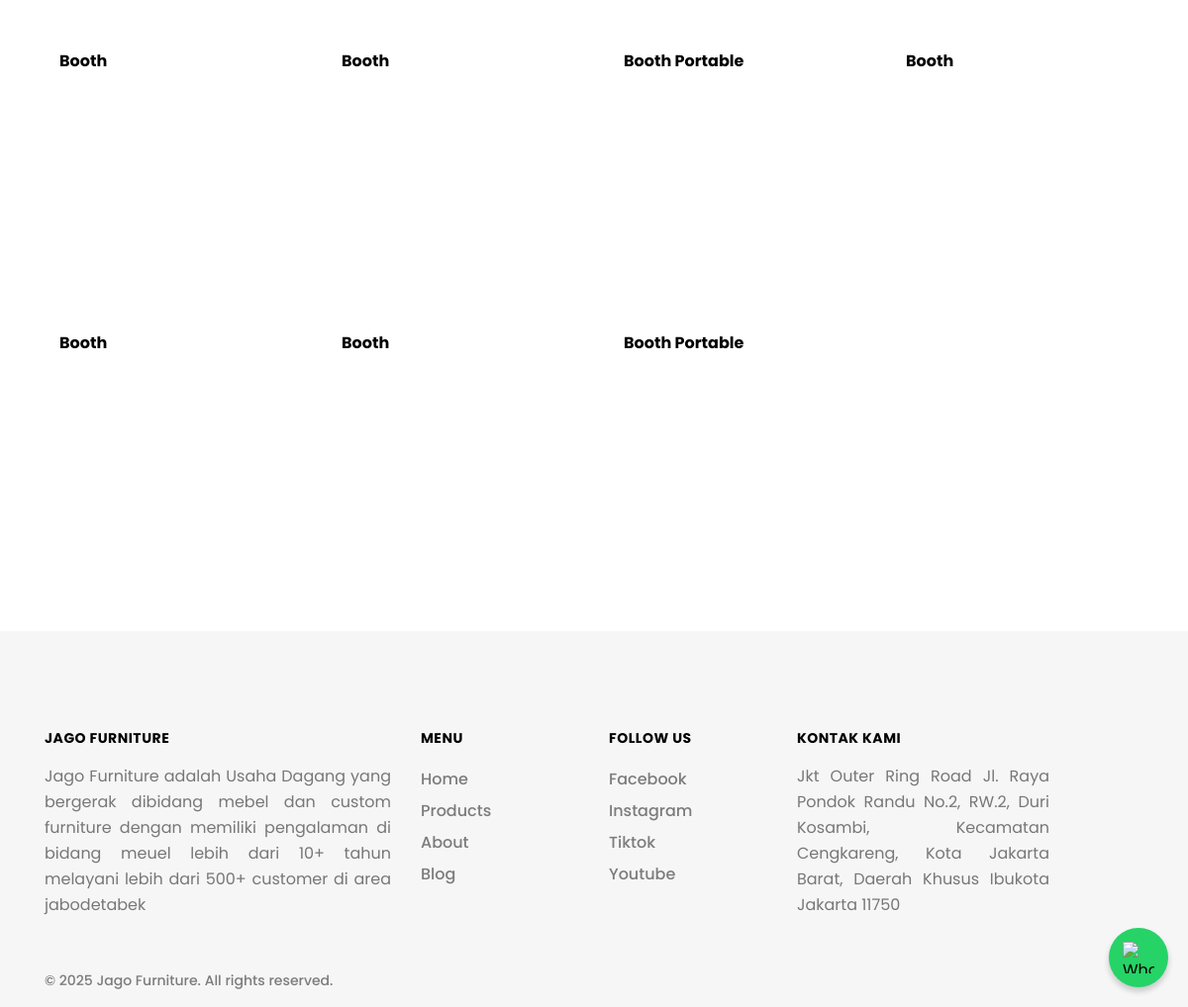
/product (lower part), run on an earlier commit of the app's database.
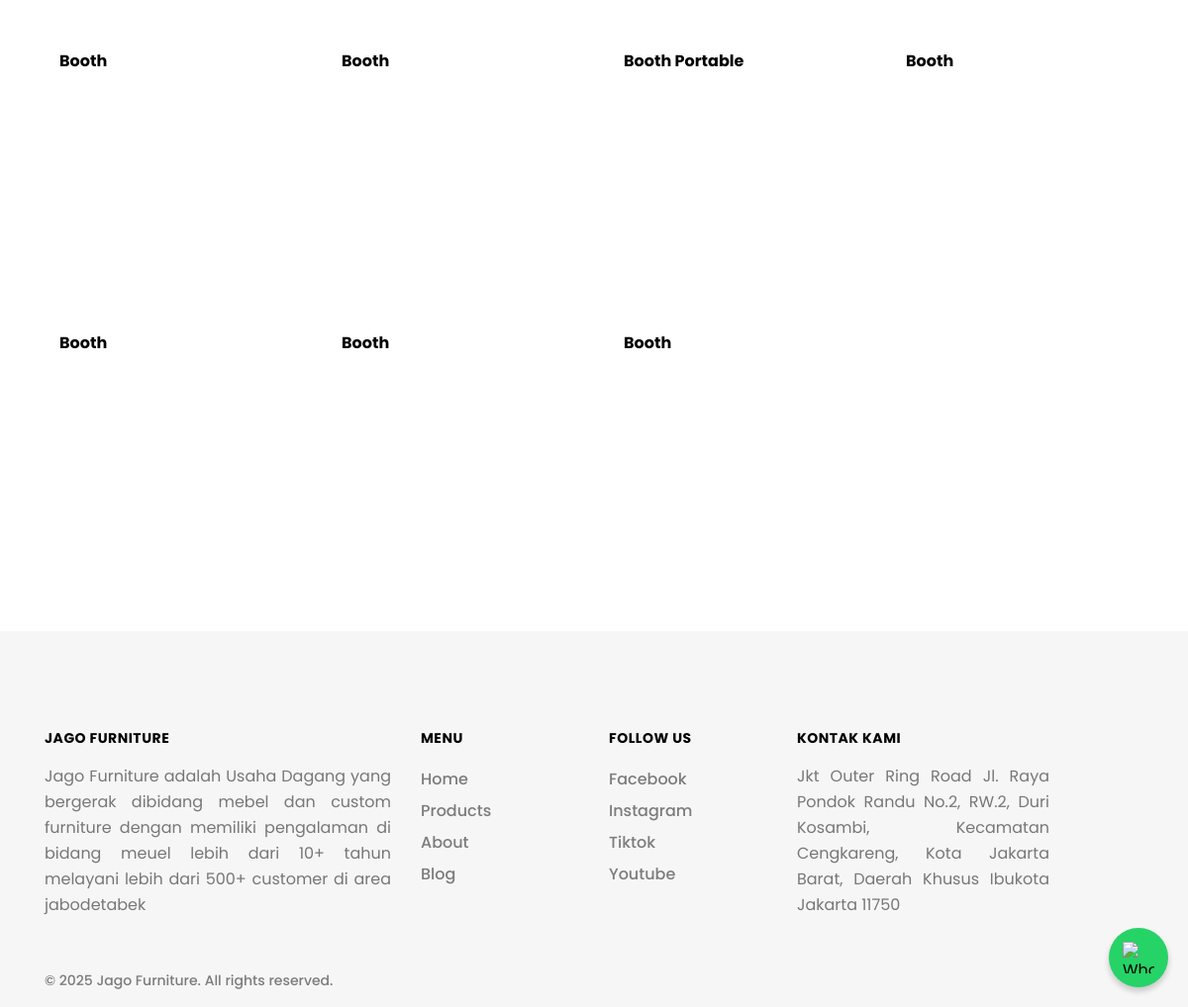
And on a later commit of the database.
### tables this page shows
CREATE TABLE `tb_product` (
  `product_id` int(11) NOT NULL,
  `product_category_id` int(11) NOT NULL,
  `product_category_name` text NOT NULL,
  `product_images` text NOT NULL,
  `product_favorite` varchar(100) NOT NULL DEFAULT 'no'
);

### application/modules/home/controllers/Home.php (called while the page is built, shortened)
<?php
class Home extends MX_Controller
{
	public function __construct()
	{
			$this->load->model('General_model');
	}
	public function product()
	{
			$slug 									= $link = $this->uri->segment(1);
			$get_header 						= $this->General_model->get_ones("tb_header", "slug = '$slug'");
			$data['slug'] 					= $slug;
			$data['tittle'] 				= $get_header->header_tittle;
			$data['description'] 		= $get_header->header_description;
			$data['keywords'] 			= $get_header->header_keywords;
			$data['product'] 				= $this->General_model->get("tb_product");
			$data['category'] 			= $this->General_model->get("tb_product_category");
			$data['socialmedia'] 		= $this->General_model->get("tb_socialmedia");
			$data['about'] 					= $this->General_model->get_ones("tb_about", "about_id = 1");
	    $this->load->view('template/header', $data);
	    $this->load->view('page/product', $data);
	    $this->load->view('template/footer', $data);
	}
}

### index.php (called while the page is built, shortened)
<?php
require_once BASEPATH.'core/CodeIgniter.php';

### application/third_party/MX/Controller.php (called while the page is built, shortened)
<?php (defined('BASEPATH')) OR exit('No direct script access allowed');
class MX_Controller
{
	public function __get($class)
	{
		return CI::$APP->$class;
	}
}

### application/models/General_model.php (called while the page is built, shortened)
<?php
class General_model extends CI_Model
{
    public function get($table)
    {
        $this->db->select('*');
        $this->db->from($table);
        return $this->db->get()->result_array();
    }
    public function get_ones($table, $where)
    {
        $this->db->select('*');
        $this->db->from($table);
        $this->db->where($where);
        return $this->db->get()->row();
    }
}

### application/modules/home/views/page/product.php (the view, shortened to what this page needs)
<main id="content" style="margin-top: 50px;">
	<section>
	  <div class="container container-xxl">
	    <div class="row mb-7 overflow-hidden">
	    	<?php foreach ($product as $row_product): ?>
	      <div class="col-sm-6 col-lg-3 mb-6" data-animate="fadeInUp">
	        <div class="card border-0 hover-change-content product">
	          <div style="background-image: url('assets/images/product/<?php echo $row_product['product_images']; ?>')" class="card-img ratio bg-img-cover-center ratio-1-1"></div>
	        </div>
	        <div class="card-img-overlay d-flex py-4 py-sm-5 pl-6 pr-4">
            <div class="d-flex flex-column">
              <a href="#" class="font-weight-bold mb-1 d-block lh-12"><?php echo $row_product['product_category_name']?></a>
            </div>
          </div>
	      </div>
	      <?php endforeach; ?>
	    </div>
	  </div>
	</section>
</main>

What changed in the data, as far as the page shows it:
changed tb_product (number 7 of 7 on the later page): product_category_name "Booth Portable" → "Booth"
